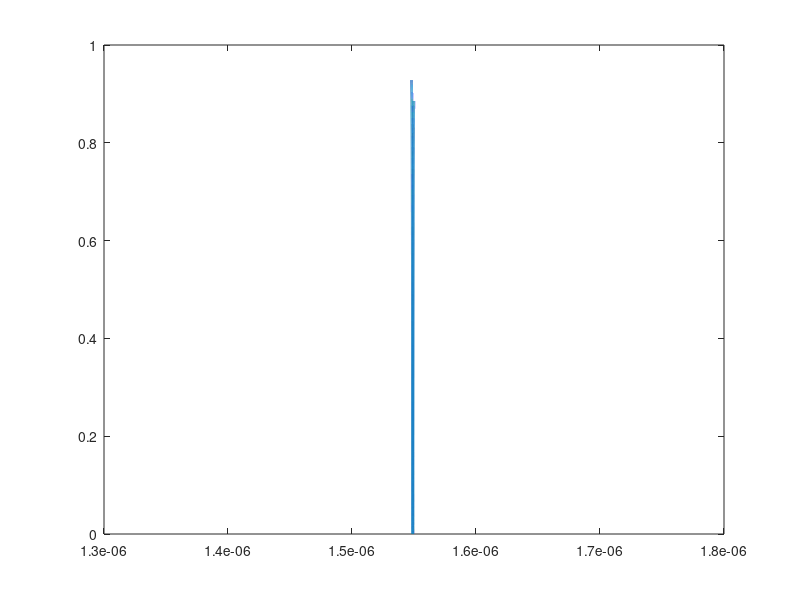

MATLAB code to generate this figure:
close all
%% parameter setting
%% Note that in coupled mode theory in time(CMT) , we must ensure decay rate is far smaller than resonant frequency w0.
%% And the CMT is valid when decay rate is small enough that the spectral broadening does not overlap the near spectral mode.  
gamma = 0.95012;
kappa_1 = sqrt(1-gamma.^2);
a = 0.95246;
r = 5e-6;
ng =4.3;
neff = [2.51464,2.51464+1.0326666e-4];
c = 299792458;
tu_e1 = -2*pi*r.*ng./(c*log(sqrt(1-kappa_1^2)));
tu_o = -2*pi*r.*ng./(c*log(a));  % photon life time
wl = linspace(1.548,1.5498,10000)*1e-6;
w = 2*pi*c./wl;
w0 = 102*pi*c./(neff*2*pi*r)
decay_rate = 1/tu_e1+1/tu_o
lambda0 = 2*pi*c./w0;


%% coupling equation in time

% T_time = ( 1/tu_e1-1/tu_o-1i*(w-w0) )./( 1/tu_e1+1/tu_o+1i*(w-w0) );
figure('color','w')
for i=1:1
    T_time = ( -1/tu_e1+1/tu_o+1i*(w-w0(i)) )./( 1/tu_e1+1/tu_o+1i*(w-w0(i)) );
    % t = sqrt(1-kappa_1^2);
    % T_time = ( 3/tu_e1+1/tu_o+1i*(w-w0) )./(1/tu_e1+1/tu_o+1i*(w-w0));
    
    plot(wl,abs(T_time).^2,'Linewidth',2);
    hold on
end